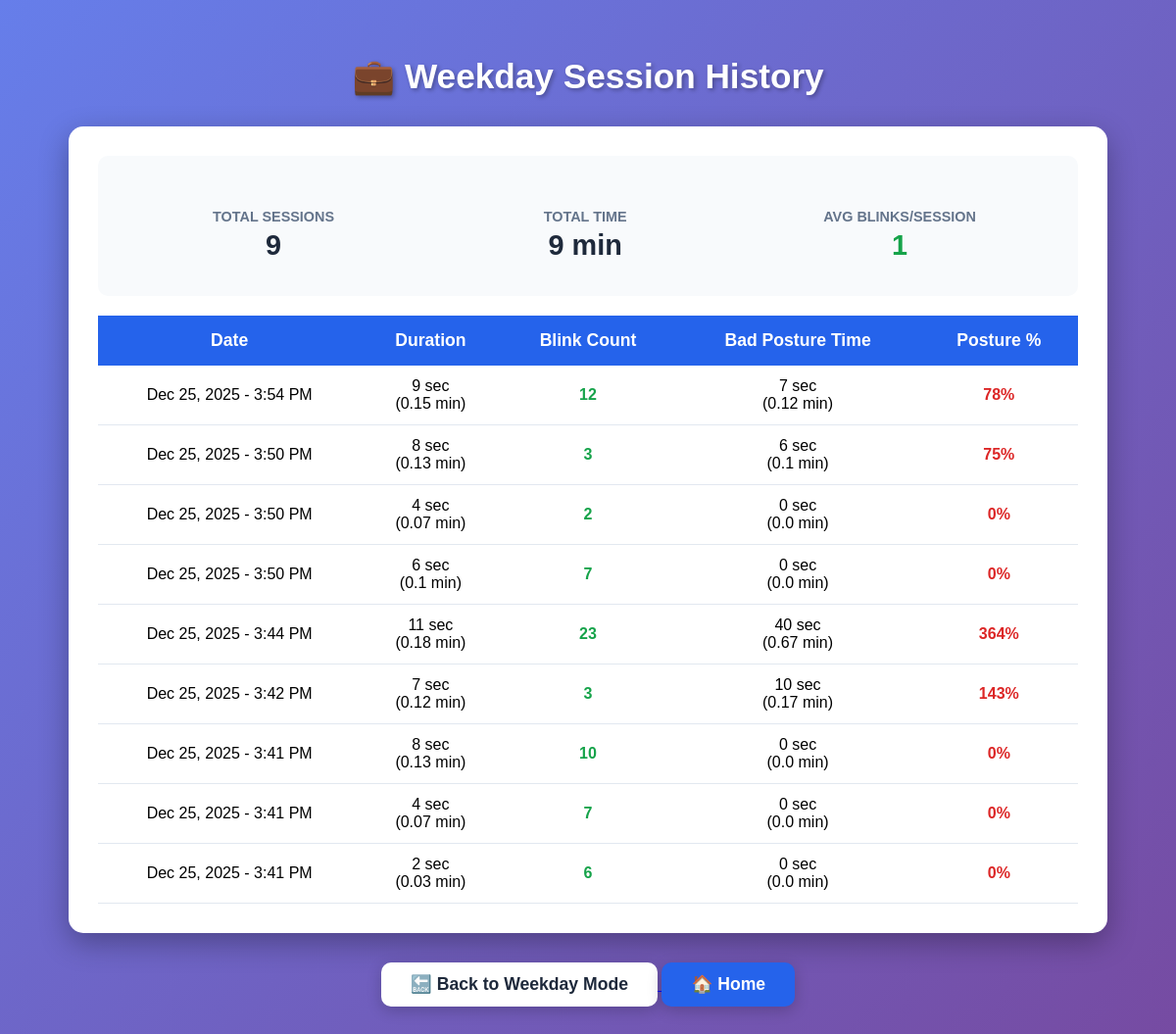
The page /weekday/history/ on the database its author committed.
### monitor/models.py (models this page shows, shortened)
class WeekdaySession(models.Model):
    date = models.DateTimeField(auto_now_add=True)
    duration = models.IntegerField()  # seconds
    blink_count = models.IntegerField(default=0)
    bad_posture_time = models.IntegerField(default=0)  # seconds
    @property
    def duration_minutes(self):
        return round(self.duration / 60, 2)
    @property
    def bad_posture_minutes(self):
        return round(self.bad_posture_time / 60, 2)

### monitor/views.py (the view)
# urls.py: path("weekday/history/", views.weekday_history, name="weekday_history"),
def weekday_history(request):
    sessions = WeekdaySession.objects.all().order_by("-date")
    print(f"📊 Loading {sessions.count()} weekday sessions")
    return render(request, "monitor/history_weekday.html", {"sessions": sessions})

### monitor/templates/monitor/history_weekday.html (shortened to what this page needs)
<!DOCTYPE html>
<html>
<head>
</head>
<body>
    <h2>💼 Weekday Session History</h2>
    {% if sessions %}
    <div class="table-container">
        <div class="stats-summary">
            <div class="stat-box">
                <h4>Total Sessions</h4>
                <p>{{ sessions.count }}</p>
            </div>
            <div class="stat-box">
                <h4>Total Time</h4>
                <p>{% widthratio sessions|length 1 1 as total_sessions %}
                    {{ sessions|length|add:"0" }} min
                </p>
            </div>
            <div class="stat-box">
                <h4>Avg Blinks/Session</h4>
                <p class="good-stat">
                    {% if sessions %}
                        {% widthratio sessions.0.blink_count sessions.count 1 %}
                    {% else %}
                        0
                    {% endif %}
                </p>
            </div>
        </div>
        <table>
            <thead>
                <tr>
                    <th>Date</th>
                    <th>Duration</th>
                    <th>Blink Count</th>
                    <th>Bad Posture Time</th>
                    <th>Posture %</th>
                </tr>
            </thead>
            <tbody>
                {% for s in sessions %}
                <tr>
                    <td>{{ s.date|date:"M d, Y - g:i A" }}</td>
                    <td>{{ s.duration }} sec<br>({{ s.duration_minutes }} min)</td>
                    <td style="color: #16a34a; font-weight: bold;">{{ s.blink_count }}</td>
                    <td>{{ s.bad_posture_time }} sec<br>({{ s.bad_posture_minutes }} min)</td>
                    <td>
                        {% widthratio s.bad_posture_time s.duration 100 as posture_pct %}
                        <span style="color: {% if posture_pct < 20 %}#16a34a{% elif posture_pct < 50 %}#eab308{% else %}#dc2626{% endif %}; font-weight: bold;">
                            {{ posture_pct }}%
                        </span>
                    </td>
                </tr>
                {% endfor %}
            </tbody>
        </table>
    </div>
    {% endif %}
    <div class="button-container">
        <a href="{% url 'weekday_page' %}">
            <button>🔙 Back to Weekday Mode</button>
        </a>
        <a href="{% url 'home_page' %}">
            <button style="background: #2563eb; color: white;">🏠 Home</button>
        </a>
    </div>
</body>
</html>

### monitor/templates/monitor/history_weekday.html (style rules this page uses)
body { font-family: Arial, sans-serif; padding: 20px; background: linear-gradient(135deg, #667eea 0%, #764ba2 100%); min-height: 100vh; }
h2 { text-align: center; color: white; font-size: 2.2em; margin-bottom: 30px; text-shadow: 2px 2px 4px rgba(0,0,0,0.3); }
.table-container { background: white; border-radius: 15px; padding: 30px; box-shadow: 0 10px 30px rgba(0,0,0,0.3); max-width: 1000px; margin: 0 auto; }
table { border-collapse: collapse; width: 100%; background: white; }
th { background: #2563eb; color: white; padding: 15px; text-align: center; font-size: 1.1em; }
td { padding: 12px; text-align: center; border-bottom: 1px solid #e2e8f0; font-size: 1em; }
button { padding: 12px 30px; border-radius: 10px; font-weight: bold; cursor: pointer; border: none; background: white; color: #1e293b; font-size: 1.1em; box-shadow: 0 4px 15px rgba(0,0,0,0.2); transition: all 0.3s ease; }
.button-container { text-align: center; margin-top: 30px; }
.stats-summary { background: #f8fafc; padding: 20px; border-radius: 10px; margin-bottom: 20px; display: flex; justify-content: space-around; flex-wrap: wrap; }
.stat-box { text-align: center; padding: 15px; min-width: 150px; }
.stat-box h4 { color: #64748b; margin-bottom: 5px; font-size: 0.9em; text-transform: uppercase; }
.stat-box p { color: #1e293b; font-size: 1.8em; font-weight: bold; margin: 0; }
.good-stat { color: #16a34a !important; }

### rows shown on the page
WeekdaySession: blink_count "1", date "Dec 25, 2025 - 3:54 PM", duration "9", duration_minutes "0.15", blink_count "12", bad_posture_time "7", bad_posture_minutes "0.12", posture_pct "78"
WeekdaySession: date "Dec 25, 2025 - 3:50 PM", duration "8", duration_minutes "0.13", blink_count "3", bad_posture_time "6", bad_posture_minutes "0.1", posture_pct "75"
WeekdaySession: date "Dec 25, 2025 - 3:50 PM", duration "4", duration_minutes "0.07", blink_count "2", bad_posture_time "0", bad_posture_minutes "0.0"
WeekdaySession: date "Dec 25, 2025 - 3:50 PM", duration "6", duration_minutes "0.1", blink_count "7", bad_posture_time "0", bad_posture_minutes "0.0"
WeekdaySession: date "Dec 25, 2025 - 3:44 PM", duration "11", duration_minutes "0.18", blink_count "23", bad_posture_time "40", bad_posture_minutes "0.67", posture_pct "364"
WeekdaySession: date "Dec 25, 2025 - 3:42 PM", duration "7", duration_minutes "0.12", blink_count "3", bad_posture_time "10", bad_posture_minutes "0.17", posture_pct "143"
WeekdaySession: date "Dec 25, 2025 - 3:41 PM", duration "8", duration_minutes "0.13", blink_count "10", bad_posture_time "0", bad_posture_minutes "0.0"
WeekdaySession: date "Dec 25, 2025 - 3:41 PM", duration "4", duration_minutes "0.07", blink_count "7", bad_posture_time "0", bad_posture_minutes "0.0"
WeekdaySession: date "Dec 25, 2025 - 3:41 PM", duration "2", duration_minutes "0.03", blink_count "6", bad_posture_time "0", bad_posture_minutes "0.0"

### other values the page prints
{{ sessions.count }} "9"
{{ sessions|length|add:"0" }} "9"
